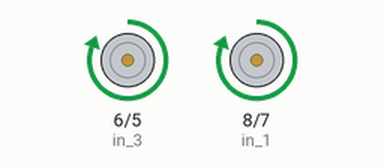
Recording of a sketch running on a simulated Arduino Uno, built with avr-gcc and run on an emulated ATmega328P. On the bench: motor-driver pin pairs drawn as motors (green arrow = first pin HIGH = forward, orange = second pin HIGH = backward, longer = more drive).

Above: at 2.5 s.
At 7.5 s:
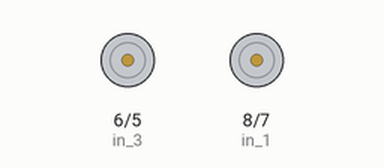
Timing chart, 0 to 13.0 s (numbered marks = the images above):
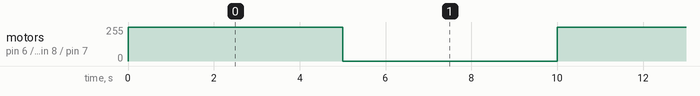

Measured:
- by itself, motor on pin 6 (in_3) / pin 5 (in_4), motor on pin 8 (in_1) / pin 7 (in_2): alternates forward 255/255 for 5.0 s and stopped for 5.0 s

The sketch:

MOTOR.ino
```cpp
const int in_1=8;
const int in_2=7;
const int in_3=6;
const int in_4=5;
void setup()
{
pinMode(in_1,OUTPUT);
pinMode(in_2,OUTPUT);
pinMode(in_3,OUTPUT);
pinMode(in_4,OUTPUT);


}

void loop() {
digitalWrite(in_1,HIGH);
digitalWrite(in_2,LOW);
digitalWrite(in_3,HIGH);
digitalWrite(in_4,LOW);
delay(5000);
digitalWrite(in_1,LOW);
digitalWrite(in_2,LOW);
digitalWrite(in_3,LOW);
digitalWrite(in_4,LOW);
delay(5000);
}
```
